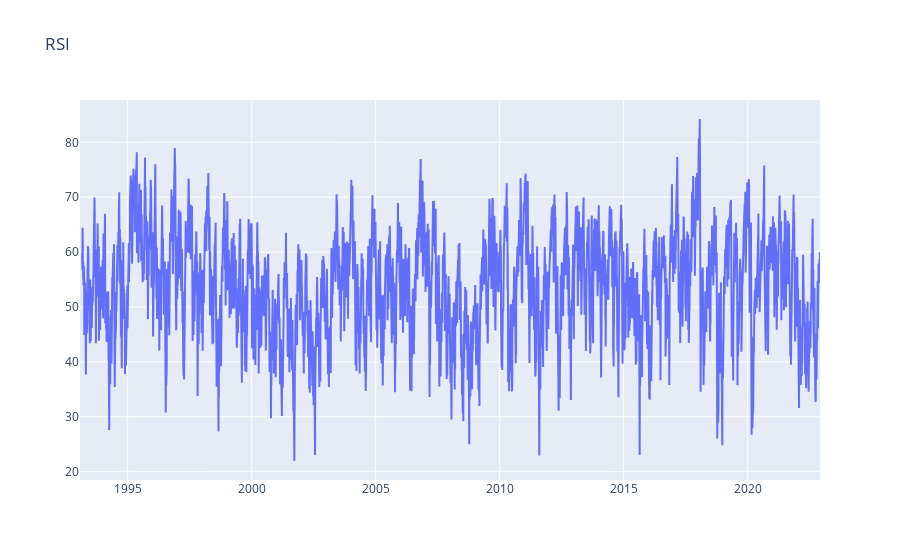

Notebook source saved alongside this figure:
### Code cell
fig = go.Figure()
fig.add_trace(go.Scatter(x=rsi.index, y=rsi))
fig.update_layout(title="RSI")
fig.show()

### Figure 1 — Plotly figure (JSON) as saved in the notebook; plotly's stock layout.template omitted (floating-point values rounded to 4 significant figures; data arrays with more than 128 entries replaced by an {"elided": "..."} marker saying what was removed)
{"data": [{"type": "scatter", "x": {"elided": "7517 str values"}, "y": {"elided": "7517 float values"}}], "layout": {"title": {"text": "RSI"}}}
